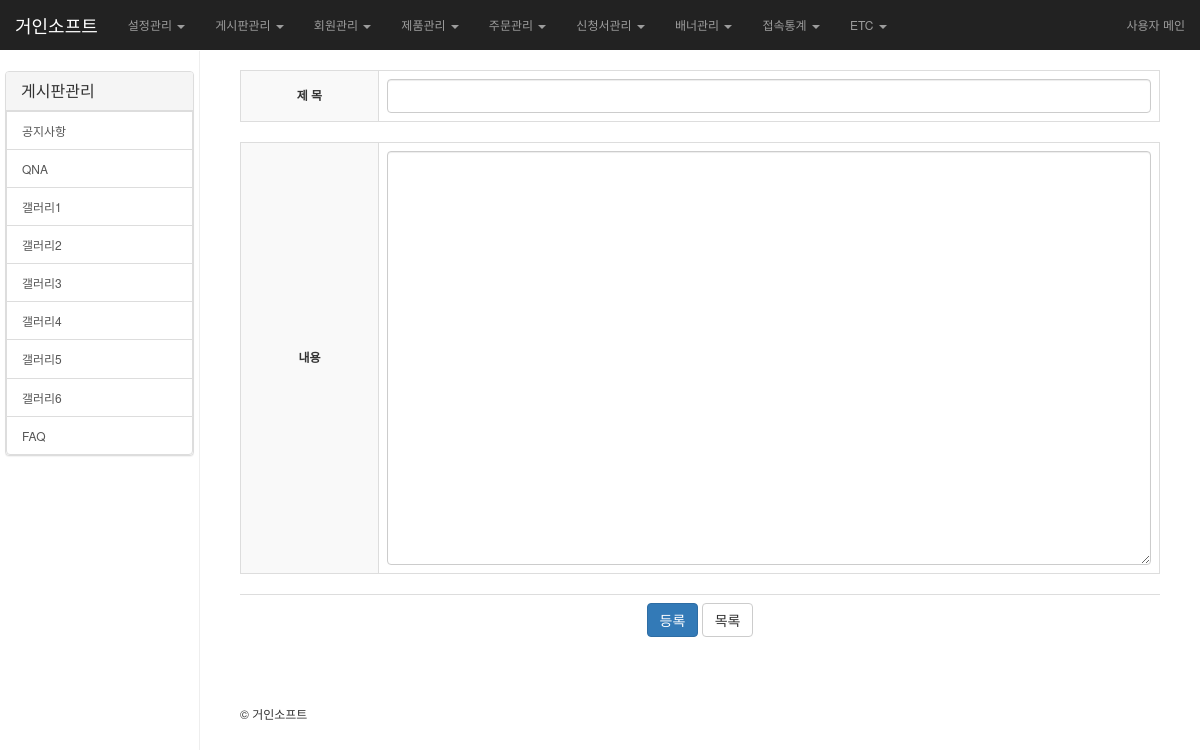
Screenshot of /gsadmin/bbs/bbs_write.php (signed in) with the database file from the repository.
### tables this page shows
CREATE TABLE IF NOT EXISTS `cs_admin` (
  `idx` int(10) unsigned NOT NULL AUTO_INCREMENT,
  `admin_userid` varchar(30) NOT NULL DEFAULT '',
  `admin_passwd` varchar(30) NOT NULL DEFAULT '',
  `shop_email` varchar(200) NOT NULL DEFAULT '',
  `shop_name` varchar(100) NOT NULL DEFAULT '',
  `shop_domain` varchar(200) NOT NULL DEFAULT '',
  `shop_ceo` varchar(30) NOT NULL DEFAULT '',
  `shop_num` varchar(30) NOT NULL DEFAULT '',
  `shop_tel` varchar(30) NOT NULL,
  `shop_tel2` varchar(30) NOT NULL DEFAULT '',
  `shop_fax` varchar(30) NOT NULL DEFAULT '',
  `shop_phone` varchar(30) NOT NULL DEFAULT '',
  `shop_address` varchar(200) NOT NULL DEFAULT '',
  `shop_license` varchar(100) NOT NULL,
  `pg_company` varchar(30) NOT NULL DEFAULT '',
  `pg_id` varchar(30) NOT NULL DEFAULT '',
  `bank_0_1` varchar(20) NOT NULL DEFAULT '',
  `bank_0_2` varchar(20) NOT NULL DEFAULT '',
  `bank_0_3` varchar(20) NOT NULL DEFAULT '',
  `bank_1_1` varchar(20) NOT NULL DEFAULT '',
  `bank_1_2` varchar(20) NOT NULL DEFAULT '',
  `bank_1_3` varchar(20) NOT NULL DEFAULT '',
  `bank_2_1` varchar(20) NOT NULL DEFAULT '',
  `bank_2_2` varchar(20) NOT NULL DEFAULT '',
  `bank_2_3` varchar(20) NOT NULL DEFAULT '',
  `bank_3_1` varchar(20) NOT NULL DEFAULT '',
  `bank_3_2` varchar(20) NOT NULL DEFAULT '',
  `bank_3_3` varchar(20) NOT NULL DEFAULT '',
  `bank_4_1` varchar(20) NOT NULL DEFAULT '',
  `bank_4_2` varchar(20) NOT NULL DEFAULT '',
  `bank_4_3` varchar(20) NOT NULL DEFAULT '',
  `bank_5_1` varchar(20) NOT NULL DEFAULT '',
  `bank_5_2` varchar(20) NOT NULL DEFAULT '',
  `bank_5_3` varchar(20) NOT NULL DEFAULT '',
  `bank_6_1` varchar(20) NOT NULL DEFAULT '',
  `bank_6_2` varchar(20) NOT NULL DEFAULT '',
  `bank_6_3` varchar(20) NOT NULL DEFAULT '',
  `bank_7_1` varchar(20) NOT NULL DEFAULT '',
  `bank_7_2` varchar(20) NOT NULL DEFAULT '',
  `bank_7_3` varchar(20) NOT NULL DEFAULT '',
  `bank_8_1` varchar(20) NOT NULL DEFAULT '',
  `bank_8_2` varchar(20) NOT NULL DEFAULT '',
  `bank_8_3` varchar(20) NOT NULL DEFAULT '',
  `bank_9_1` varchar(20) NOT NULL DEFAULT '',
  `bank_9_2` varchar(20) NOT NULL DEFAULT '',
  `bank_9_3` varchar(20) NOT NULL DEFAULT '',
  `express_check` tinyint(3) unsigned NOT NULL DEFAULT '0',
  `express_money` int(11) unsigned NOT NULL DEFAULT '0',
  `express_box_money` int(11) unsigned NOT NULL DEFAULT '0',
  `express_free` int(11) unsigned NOT NULL DEFAULT '0',
  `point_basic` float NOT NULL DEFAULT '0',
  `point_register` int(11) unsigned NOT NULL DEFAULT '0',
  `point_use` int(11) unsigned NOT NULL DEFAULT '0',
  `member_check` tinyint(3) unsigned NOT NULL DEFAULT '0',
  `member_invite` int(11) unsigned NOT NULL DEFAULT '0',
  `member_register` int(11) unsigned NOT NULL DEFAULT '0',
  PRIMARY KEY (`idx`)
);

CREATE TABLE IF NOT EXISTS `cs_bbs` (
  `idx` int(10) unsigned NOT NULL AUTO_INCREMENT,
  `name` varchar(50) NOT NULL DEFAULT '',
  `code` varchar(20) NOT NULL DEFAULT '',
  `bbs_type` tinyint(3) unsigned NOT NULL DEFAULT '0',
  `bbs_cate` tinyint(3) NOT NULL,
  `bbs_pds` tinyint(3) unsigned NOT NULL DEFAULT '0',
  `bbs_pds_ea` int(11) NOT NULL DEFAULT '0',
  `bbs_coment` tinyint(3) unsigned NOT NULL DEFAULT '0',
  `bbs_access` tinyint(3) unsigned NOT NULL DEFAULT '0',
  `bbs_read` tinyint(3) unsigned NOT NULL DEFAULT '0',
  `bbs_write` tinyint(3) unsigned NOT NULL DEFAULT '0',
  `list_width` int(10) unsigned NOT NULL DEFAULT '0',
  `list_height` int(10) unsigned NOT NULL DEFAULT '0',
  `list_page` int(10) unsigned NOT NULL DEFAULT '0',
  `new_check` tinyint(3) unsigned NOT NULL DEFAULT '0',
  `new_mark` int(10) unsigned NOT NULL DEFAULT '0',
  `cool_check` tinyint(3) unsigned NOT NULL DEFAULT '0',
  `cool_mark` int(10) unsigned NOT NULL DEFAULT '0',
  `title_line` varchar(10) NOT NULL DEFAULT '',
  `title_bg` varchar(10) NOT NULL DEFAULT '',
  `title_color` varchar(10) NOT NULL DEFAULT '',
  `gubun_line` varchar(10) NOT NULL DEFAULT '',
  `mouse_over` varchar(10) NOT NULL DEFAULT '',
  `view` tinyint(3) unsigned NOT NULL DEFAULT '0',
  `list_line1` varchar(10) NOT NULL DEFAULT '',
  `list_line2` varchar(10) NOT NULL DEFAULT '',
  `header` text NOT NULL,
  `footer` text NOT NULL,
  `skin` varchar(30) NOT NULL DEFAULT '',
  `memo` text NOT NULL,
  `nospam` tinyint(3) unsigned NOT NULL DEFAULT '0',
  `create_date` datetime NOT NULL DEFAULT '0000-00-00 00:00:00',
  `bbs_secret` tinyint(3) unsigned NOT NULL DEFAULT '0',
  `editor` char(2) DEFAULT NULL,
  PRIMARY KEY (`idx`)
);

### config.php (called while the page is built, shortened)
<?
$DB_HOST="localhost";
$DB_USER="giant_makehome2";
$DB_PWD="epah8721";
$DB_NAME="giant_makehome2";
?>

### lib/basic_class.php (called while the page is built, shortened)
<?
class dbConnect {
	var $db_host, $db_name, $db_user, $db_pwd, $db_conn;
	function dbConnect ( $db_host, $db_name, $db_user, $db_pwd) {
		$this->db_host		= $db_host;
		$this->db_name		= $db_name;
		$this->db_user		= $db_user;
		$this->db_pwd		= $db_pwd;
		$this->db_conn = @mysql_connect( $this->db_host, $this->db_user, $this->db_pwd) or die("데이타 베이스에 접속이 불가능합니다.");
	}
	function result ( $sql ) {
		$sql				= trim( $sql );
		$result			= @mysql_query( $sql, $this->db_conn ) or die($sql);
		return $result;
	}
	function object ( $table, $where, $field = "*" ) {
		$sql				= "Select $field from $table $where";
		$result			= $this->result( $sql );
		$row			= @mysql_fetch_object($result);
		return $row;
	}
}
?>

### common.php (called while the page is built, shortened)
<?
	@include($_SERVER['DOCUMENT_ROOT']."/config.php");
	@include($_SERVER['DOCUMENT_ROOT'].'/lib/basic_class.php');
	$db = new dbConnect($DB_HOST, $DB_NAME, $DB_USER, $DB_PWD);
?>

### gsadmin/bbs/bbs_write.php (the view, shortened to what this page needs)
<?
$mod	= "bbs";
include ("../header.php");
$bbs_admin_stat	= $db->object("cs_bbs", "where code='$code'", "bbs_cate, bbs_pds, bbs_pds_ea, header, footer, bbs_secret,editor,bbs_type");
include $_SERVER['DOCUMENT_ROOT']."/webeditor/webeditor_script.php";
?>
	<form name="tx_editor_form" id="tx_editor_form" class="form-horizontal"  action="bbs_write_ok.php" method="post" enctype="multipart/form-data" >
	<table class="table table-bordered">
	<colgroup>
	<col width="15%">
	<col width="*">
	</colgroup>
	<tbody>
	<tr>
		<th>제 목</th>
		<td><input type="text" name="subject" class="form-control" value="<?=$subject2?>"></td>
	</tr>
	</tbody>
	</table>
	<table class="table table-bordered">
	<colgroup>
	<col width="15%">
	<col width="*">
	</colgroup>
	<tbody>
	<? if($bbs_admin_stat->editor=="1"){ ?>
	<tr>
		<td colspan="2">
			<textarea id="contents_source" style="display:none;"><?=$re_content;?></textarea>
			<?include $_SERVER['DOCUMENT_ROOT']."/webeditor/webeditor_area.php";?>
		</td>
	</tr>
	<?}else{?>
	<tr>
		<th>내용</th>
		<td><textarea id="wr_content" name="tx_content" rows="20" class="form-control"></textarea></td>
	</tr>
	<?}?>
	</tbody>
	</table>
	<table class="table">
		<tr>
			<td class="text-center">
			<? if($bbs_admin_stat->editor=="1"){ ?>
				<a href="javascript:;" class="btn btn-primary" onClick="Editor.save();">
			<?}else{?>
				<a href="javascript:;" class="btn btn-primary" onClick="tx_editor_form.submit()">
				<?}?>등록</a>
				 <a href="bbs_list.php?startPage=<?=$startPage;?>&code=<?=$code;?>&search_item=<?=$search_item;?>&search_order=<?=$search_order;?>" class="btn btn-default">목록</a>
			</td>
		</tr>
	</table>
	</form>
<? include('../footer.php');?>

### gsadmin/header.php (shortened to what this page needs)
<?
include $_SERVER['DOCUMENT_ROOT']."/common.php";
$site_url		= "http://" . $_SERVER['HTTP_HOST'];
$admin_stat = $db->object("cs_admin","");
?>
<!DOCTYPE html>
<html lang="en">
  <head>
    <link href="<?=$site_url?>/gsadmin/css/bootstrap.min.css" rel="stylesheet">
    <link href="<?=$site_url?>/gsadmin/css/skin/dashboard.css" rel="stylesheet">
	<link rel="stylesheet" type="text/css" media="screen" href="<?=$site_url?>/gsadmin/calendar/css/bootstrap-datetimepicker.min.css" />
  </head>
  <body>
<nav class="navbar navbar-inverse navbar-fixed-top" role="navigation">
      <div class="container-fluid">
        <div class="navbar-header">
          <a class="navbar-brand" href="#"><font color=white><?=$admin_stat->shop_name;?></font></a>
        </div>
        <div id="navbar" class="navbar-collapse collapse">
          <ul class="nav navbar-nav navbar-right">
            <li><a href="/" class="navbar-link" target="_blank">사용자 메인</a></li>
          </ul>
          <ul class="nav navbar-nav navbar-left">
			<li class="dropdown">
				<a href="#" class="dropdown-toggle" data-toggle="dropdown" role="button" aria-expanded="false">설정관리 <span class="caret"></span></a>
			</li>
			<li class="dropdown">
				<a href="#" class="dropdown-toggle" data-toggle="dropdown" role="button" aria-expanded="false">게시판관리 <span class="caret"></span></a>
			</li>
			<li class="dropdown">
				<a href="#" class="dropdown-toggle" data-toggle="dropdown" role="button" aria-expanded="false">회원관리 <span class="caret"></span></a>
			</li>
			<li class="dropdown">
				<a href="#" class="dropdown-toggle" data-toggle="dropdown" role="button" aria-expanded="false">제품관리 <span class="caret"></span></a>
			</li>
			<li class="dropdown">
				<a href="#" class="dropdown-toggle" data-toggle="dropdown" role="button" aria-expanded="false">주문관리 <span class="caret"></span></a>
			</li>
			<li class="dropdown">
				<a href="#" class="dropdown-toggle" data-toggle="dropdown" role="button" aria-expanded="false">신청서관리 <span class="caret"></span></a>
			</li>
			<li class="dropdown">
				<a href="#" class="dropdown-toggle" data-toggle="dropdown" role="button" aria-expanded="false">배너관리 <span class="caret"></span></a>
			</li>
			<li class="dropdown">
				<a href="#" class="dropdown-toggle" data-toggle="dropdown" role="button" aria-expanded="false">접속통계 <span class="caret"></span></a>
			</li>
			 <li class="dropdown">
				<a href="#" class="dropdown-toggle" data-toggle="dropdown" role="button" aria-expanded="false">ETC <span class="caret"></span></a>
			 </li>
          </ul>
        </div>
      </div>
    </nav>
	<div class="col-sm-3 col-md-2 sidebar">
		<div class="row">
            <div class="panel panel-default">
				<?if( $mod == "bbs" ){?>
				<div class="panel-heading"><h3 class="panel-title">게시판관리</h3></div>
				<?
				$query = "select * from cs_bbs order by idx asc";
				$rs = mysql_query($query);
				$i=1;
				while($row = mysql_fetch_array($rs)){
				?>
					<a href="<?=$site_url?>/gsadmin/bbs/bbs_list.php?code=<?=$row[code]?>" class="list-group-item <?if($row[code]==$code){?>active<?}?>"><?=$row[name]?></a>
				<? $i++;} ?>
				<?}?>
		</div>
    </div>
 </div>
	<div class="col-sm-9 col-sm-offset-3 col-md-10 col-md-offset-2 main" >

### gsadmin/footer.php
		</div>
		<div class="col-sm-9 col-sm-offset-3 col-md-10 col-md-offset-2 main" >
			  <footer>
				<p>&copy; <?=$admin_stat->shop_name;?></p>
			  </footer>
		</div >
  </body>
</html>

### gsadmin/css/skin/dashboard.css (style rules this page uses)
body { padding-top: 50px; }
.navbar-fixed-top { border: 0; }
.sidebar { display: none; }
@media (min-width: 768px) { .sidebar { position: fixed; top: 51px; bottom: 0; left: 0; z-index: 1000; display: block; padding: 20px; overflow-x: hidden; overflow-y: auto; background-color: #fff; border-right: 1px solid #eee; } }
.main { padding: 20px; }
@media (min-width: 768px) { .main { padding-right: 40px; padding-left: 40px; } }

### rows the page displays
cs_admin: shop_name "거인소프트"
cs_bbs: name "공지사항"
cs_bbs: name "QNA"
cs_bbs: name "갤러리1"
cs_bbs: name "갤러리2"
cs_bbs: name "갤러리3"
cs_bbs: name "갤러리4"
cs_bbs: name "갤러리5"
cs_bbs: name "갤러리6"
cs_bbs: name "FAQ"
